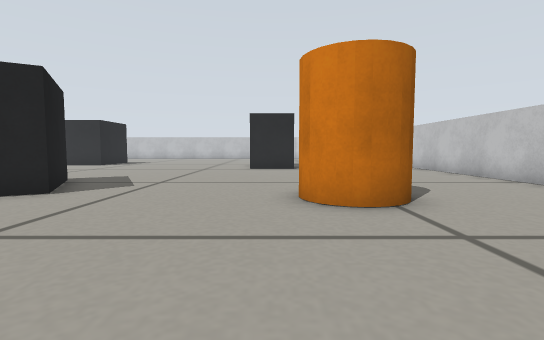
View 1 (above)

21 first-person views from a walk through a world built for the Gazebo simulator. The camera is 0.18 m above the floor, tilts 4° down and sees 85° across. The floor is counted in squares, 0.2 m on a side. Each view is taken from the middle of a square. On the plan, view 1 faces up. The plan holds only what a view shows up to about 11 squares ahead; the rest is blank.

View 2
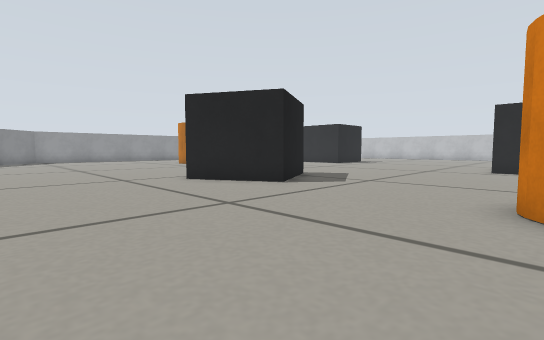

View 3
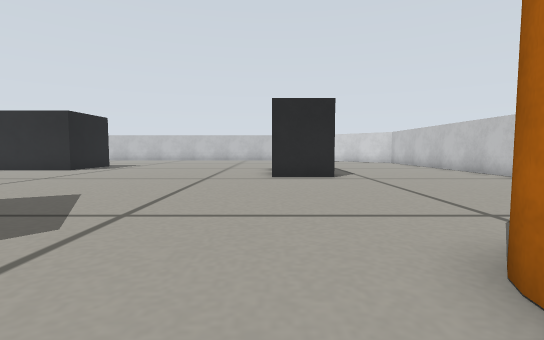

View 4
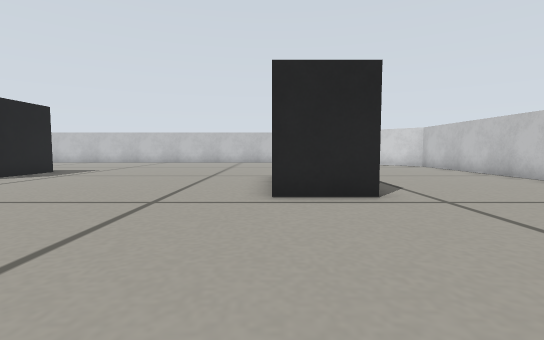

View 5
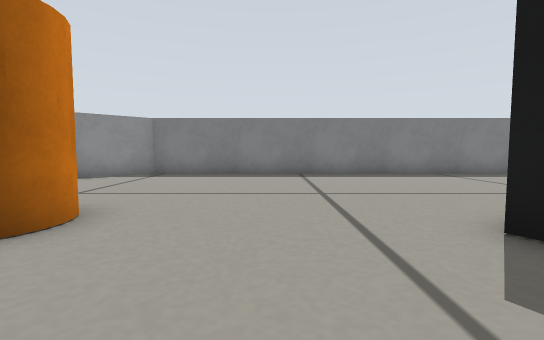

View 6
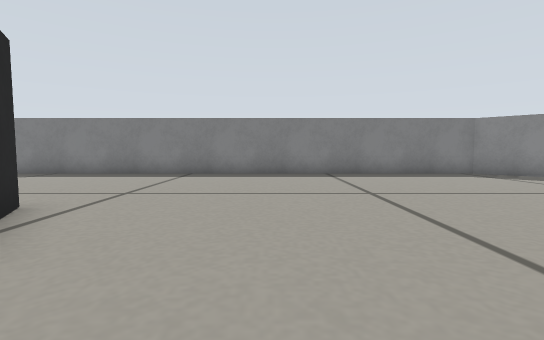

View 7
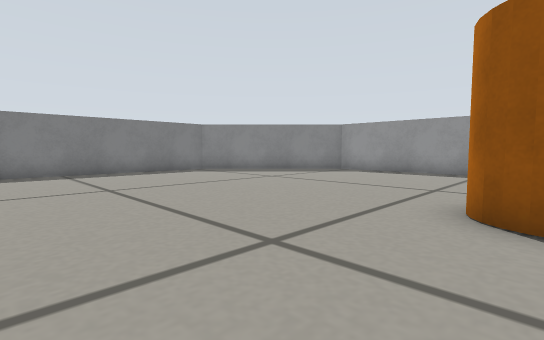

View 8
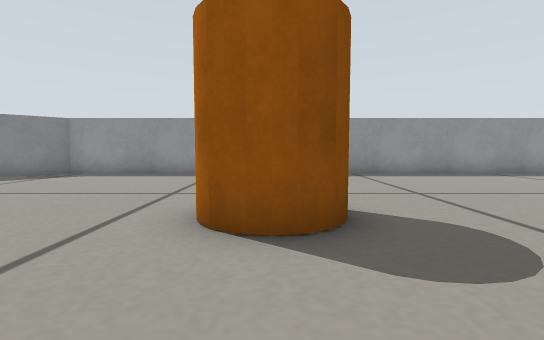

View 9
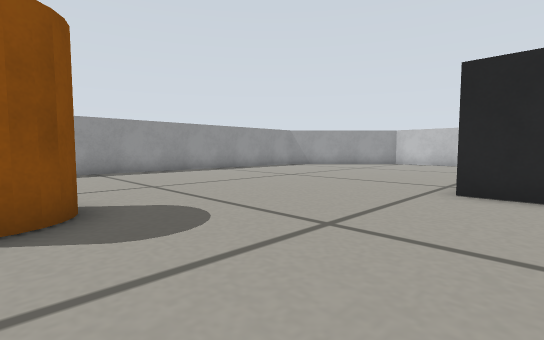

View 10
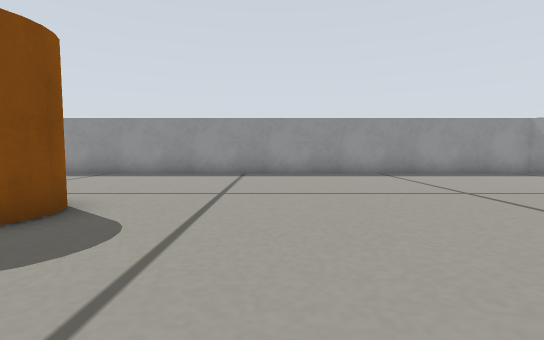

View 11
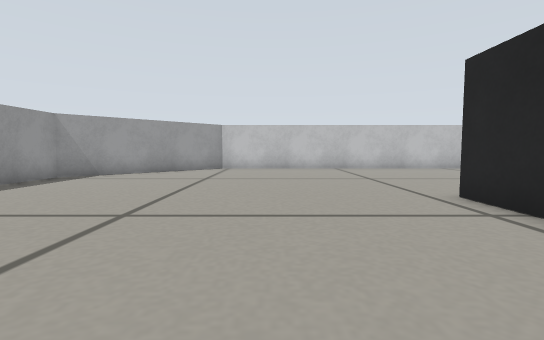

View 12
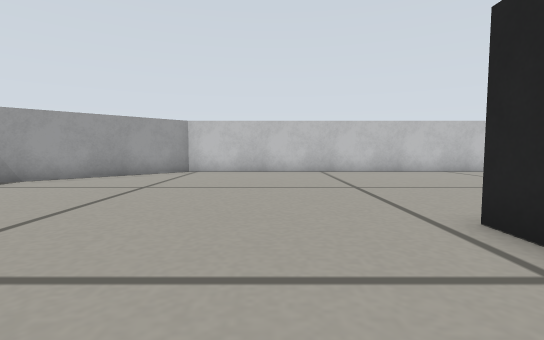

View 13
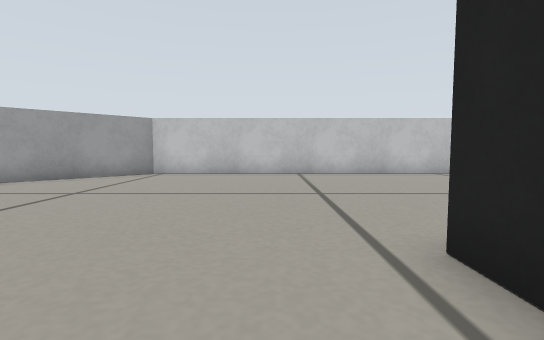

View 14
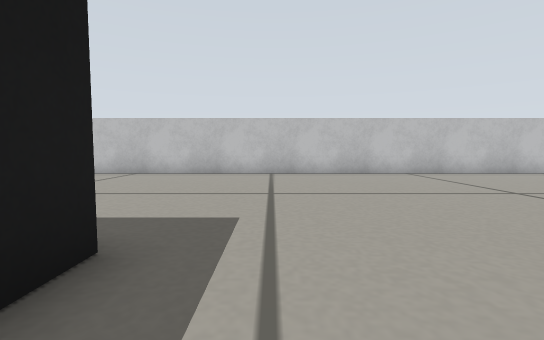

View 15
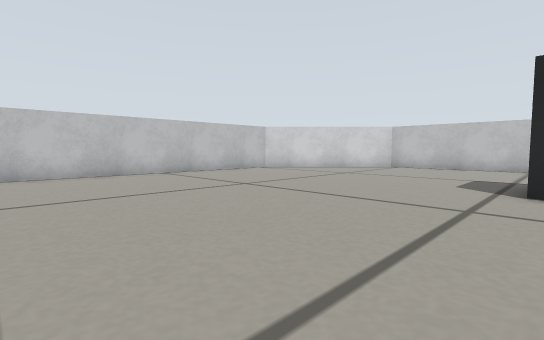

View 16
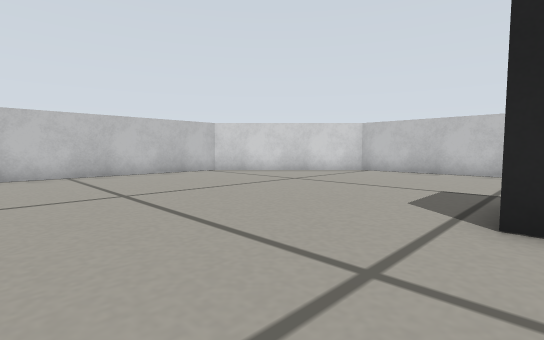

View 17
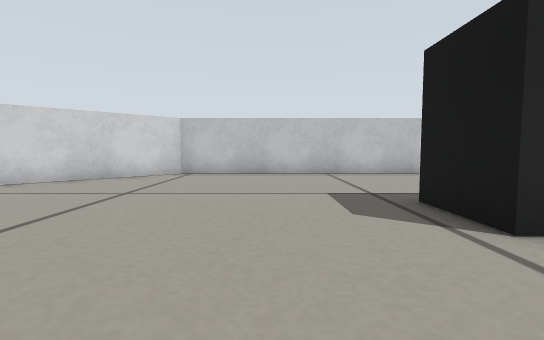

View 18
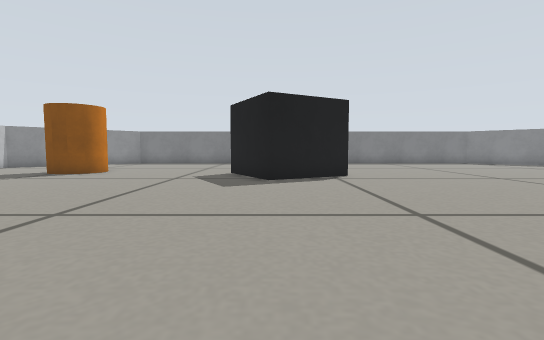

View 19
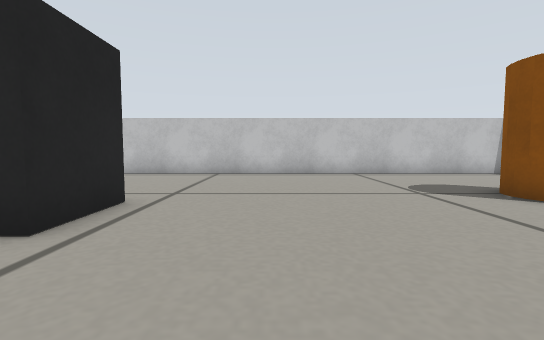

View 20
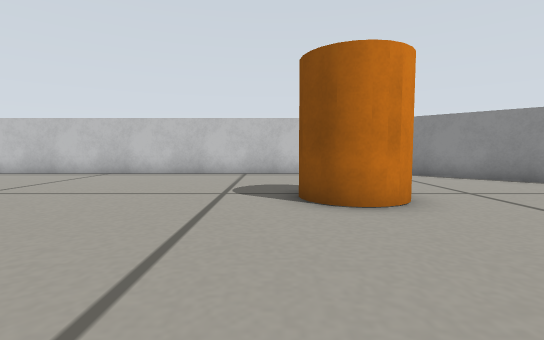

View 21
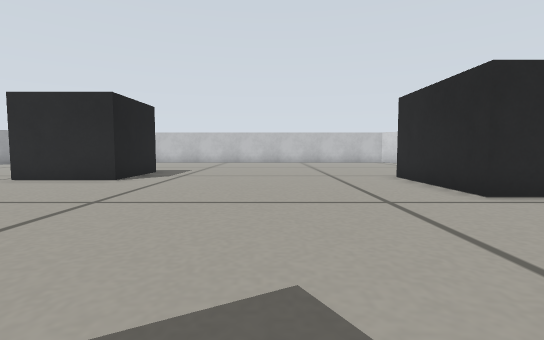

### Floor plan
Key: @ floor where view 1 was taken; # wall or solid block; . floor; B dark grey box; A barrel.
Columns run from 23 left of view 1 to 7 right of it. Each row starts with its distance up from view 1.
 28     ######################
 27    ##.....................##
 26   ##.......................##
 25  ##.........................##
 24 ##...........................##
 23 #.............................#
 22 #.............................#
 21 #.............................#
 20 #........... .................#
 19 #..........B B................#
 18 #..........B B................#
 17 #..........BBB........BBB.....#
 16 #.....................B  .....#
 15 #.....................B  .....#
 14 #.....................BBB.....#
 13 #.............................#
 12 #.............................#
 11 #......A......................#
 10 #.....  A.....................#
  9 #......A......................#
  8 #...............BB............#
  7 #..............B  B...........#
  6 #..............   B.....AA....#
  5 #...............BB......AA....#
  4 #.............................#
  3 #.............................#
  2 ##.  ........................##
  1  #   .......................##
  0     ...................@...##
 -1    ##.....................##
 -2     #######################

Positions as (right, up) in squares from view 1, and headings:
1: (0, 0), facing up
2: (1, 0), facing up-left
3: (-1, 4), facing up
4: (-1, 8), facing up
5: (-2, 9), facing down
6: (-11, 9), facing down
7: (-11, 10), facing down-left
8: (-12, 10), facing left
9: (-11, 10), facing up-left
10: (-12, 14), facing left
11: (-16, 14), facing up
12: (-15, 16), facing up
13: (-14, 17), facing up
14: (-8, 17), facing up
15: (-8, 17), facing up-right
16: (-5, 17), facing up-right
17: (-4, 20), facing right
18: (-6, 17), facing down
19: (-4, 11), facing right
20: (-4, 7), facing right
21: (-5, 8), facing up
